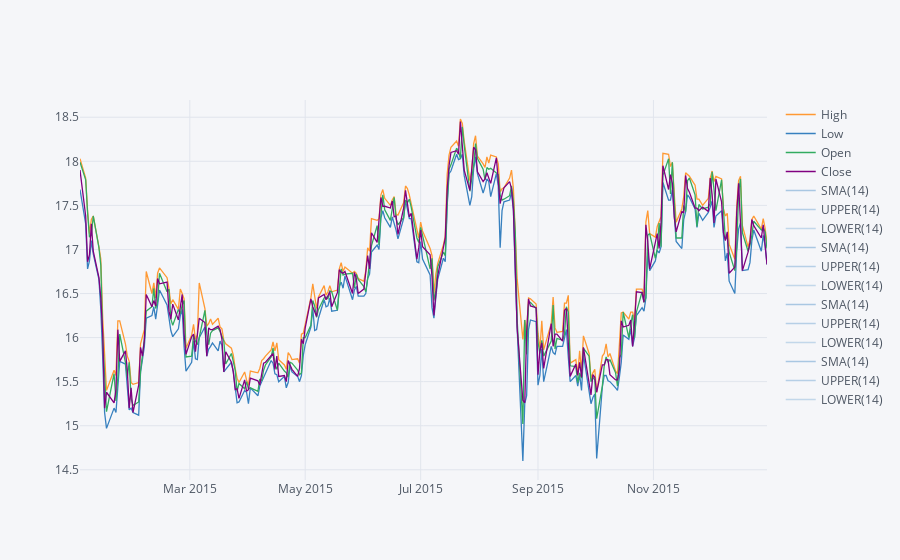

Notebook cell for this chart:
### Markdown cell above
**Use .ta_plot(study='boll') to create a Bollinger Band Plot for Bank of America for the year 2015.**

### Code cell
BAC[['High','Low','Open','Close']].loc['2015-01-01':'2016-01-01'].ta_plot(study='boll')

### Figure 1 — Plotly figure (JSON) as saved in the notebook; plotly's stock layout.template omitted (floating-point values rounded to 4 significant figures; data arrays with more than 128 entries replaced by an {"elided": "..."} marker saying what was removed)
{"data": [{"line": {"color": "rgba(255, 153, 51, 1.0)", "dash": "solid", "shape": "linear", "width": 1.3}, "mode": "lines", "name": "High", "text": "", "type": "scatter", "x": {"elided": "252 str values"}, "y": {"elided": "252 float values"}}, {"line": {"color": "rgba(55, 128, 191, 1.0)", "dash": "solid", "shape": "linear", "width": 1.3}, "mode": "lines", "name": "Low", "text": "", "type": "scatter", "x": {"elided": "252 str values"}, "y": {"elided": "252 float values"}}, {"line": {"color": "rgba(50, 171, 96, 1.0)", "dash": "solid", "shape": "linear", "width": 1.3}, "mode": "lines", "name": "Open", "text": "", "type": "scatter", "x": {"elided": "252 str values"}, "y": {"elided": "252 float values"}}, {"line": {"color": "rgba(128, 0, 128, 1.0)", "dash": "solid", "shape": "linear", "width": 1.3}, "mode": "lines", "name": "Close", "text": "", "type": "scatter", "x": {"elided": "252 str values"}, "y": {"elided": "252 float values"}}, {"line": {"color": "rgba(55, 128, 191, 0.4000000000000002)", "dash": "solid", "shape": "linear", "width": 1.3}, "mode": "lines", "name": "SMA(14)", "text": "", "type": "scatter", "x": {"elided": "252 str values"}, "y": {"elided": "252x4 mixed values"}}, {"line": {"color": "rgba(55, 128, 191, 0.33333333333333354)", "dash": "solid", "shape": "linear", "width": 1.3}, "mode": "lines", "name": "UPPER(14)", "text": "", "type": "scatter", "x": {"elided": "252 str values"}, "y": {"elided": "252x4 mixed values"}}, {"line": {"color": "rgba(55, 128, 191, 0.2666666666666669)", "dash": "solid", "shape": "linear", "width": 1.3}, "mode": "lines", "name": "LOWER(14)", "text": "", "type": "scatter", "x": {"elided": "252 str values"}, "y": {"elided": "252x4 mixed values"}}, {"line": {"color": "rgba(55, 128, 191, 0.4000000000000002)", "dash": "solid", "shape": "linear", "width": 1.3}, "mode": "lines", "name": "SMA(14)", "text": "", "type": "scatter", "x": {"elided": "252 str values"}, "y": {"elided": "252x4 mixed values"}}, {"line": {"color": "rgba(55, 128, 191, 0.33333333333333354)", "dash": "solid", "shape": "linear", "width": 1.3}, "mode": "lines", "name": "UPPER(14)", "text": "", "type": "scatter", "x": {"elided": "252 str values"}, "y": {"elided": "252x4 mixed values"}}, {"line": {"color": "rgba(55, 128, 191, 0.2666666666666669)", "dash": "solid", "shape": "linear", "width": 1.3}, "mode": "lines", "name": "LOWER(14)", "text": "", "type": "scatter", "x": {"elided": "252 str values"}, "y": {"elided": "252x4 mixed values"}}, {"line": {"color": "rgba(55, 128, 191, 0.4000000000000002)", "dash": "solid", "shape": "linear", "width": 1.3}, "mode": "lines", "name": "SMA(14)", "text": "", "type": "scatter", "x": {"elided": "252 str values"}, "y": {"elided": "252x4 mixed values"}}, {"line": {"color": "rgba(55, 128, 191, 0.33333333333333354)", "dash": "solid", "shape": "linear", "width": 1.3}, "mode": "lines", "name": "UPPER(14)", "text": "", "type": "scatter", "x": {"elided": "252 str values"}, "y": {"elided": "252x4 mixed values"}}, {"line": {"color": "rgba(55, 128, 191, 0.2666666666666669)", "dash": "solid", "shape": "linear", "width": 1.3}, "mode": "lines", "name": "LOWER(14)", "text": "", "type": "scatter", "x": {"elided": "252 str values"}, "y": {"elided": "252x4 mixed values"}}, {"line": {"color": "rgba(55, 128, 191, 0.4000000000000002)", "dash": "solid", "shape": "linear", "width": 1.3}, "mode": "lines", "name": "SMA(14)", "text": "", "type": "scatter", "x": {"elided": "252 str values"}, "y": {"elided": "252x4 mixed values"}}, {"line": {"color": "rgba(55, 128, 191, 0.33333333333333354)", "dash": "solid", "shape": "linear", "width": 1.3}, "mode": "lines", "name": "UPPER(14)", "text": "", "type": "scatter", "x": {"elided": "252 str values"}, "y": {"elided": "252x4 mixed values"}}, {"line": {"color": "rgba(55, 128, 191, 0.2666666666666669)", "dash": "solid", "shape": "linear", "width": 1.3}, "mode": "lines", "name": "LOWER(14)", "text": "", "type": "scatter", "x": {"elided": "252 str values"}, "y": {"elided": "252x4 mixed values"}}], "layout": {"legend": {"bgcolor": "#F5F6F9", "font": {"color": "#4D5663"}}, "paper_bgcolor": "#F5F6F9", "plot_bgcolor": "#F5F6F9", "title": {"font": {"color": "#4D5663"}}, "xaxis": {"gridcolor": "#E1E5ED", "showgrid": true, "tickfont": {"color": "#4D5663"}, "title": {"font": {"color": "#4D5663"}, "text": ""}, "zerolinecolor": "#E1E5ED"}, "yaxis": {"gridcolor": "#E1E5ED", "showgrid": true, "tickfont": {"color": "#4D5663"}, "title": {"font": {"color": "#4D5663"}, "text": ""}, "zerolinecolor": "#E1E5ED"}}}
